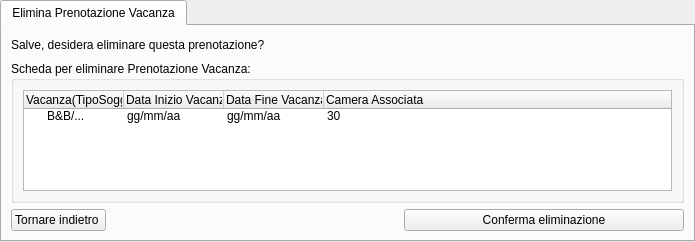
<?xml version="1.0" encoding="UTF-8"?>
<ui version="4.0">
 <class>tabEliminaPrenotazioneVacanza</class>
 <widget class="QTabWidget" name="tabEliminaPrenotazioneVacanza">
  <property name="geometry">
   <rect>
    <x>0</x>
    <y>0</y>
    <width>695</width>
    <height>242</height>
   </rect>
  </property>
  <property name="windowTitle">
   <string>Elimina Prenotazione Vacanza</string>
  </property>
  <widget class="QWidget" name="tab">
   <attribute name="title">
    <string>Elimina Prenotazione Vacanza</string>
   </attribute>
   <layout class="QGridLayout" name="gridLayout">
    <item row="2" column="3">
     <widget class="QPushButton" name="btnConfermaEliminazione">
      <property name="text">
       <string>Conferma eliminazione</string>
      </property>
     </widget>
    </item>
    <item row="0" column="3">
     <spacer name="horizontalSpacer">
      <property name="orientation">
       <enum>Qt::Horizontal</enum>
      </property>
      <property name="sizeHint" stdset="0">
       <size>
        <width>40</width>
        <height>20</height>
       </size>
      </property>
     </spacer>
    </item>
    <item row="2" column="1">
     <spacer name="horizontalSpacer_2">
      <property name="orientation">
       <enum>Qt::Horizontal</enum>
      </property>
      <property name="sizeHint" stdset="0">
       <size>
        <width>40</width>
        <height>20</height>
       </size>
      </property>
     </spacer>
    </item>
    <item row="2" column="0">
     <widget class="QPushButton" name="btnTornareIndietro">
      <property name="text">
       <string>Tornare indietro </string>
      </property>
     </widget>
    </item>
    <item row="1" column="0" colspan="4">
     <widget class="QGroupBox" name="groupboxSchedaEliminaPrenotazione">
      <property name="title">
       <string>Scheda per eliminare Prenotazione Vacanza:</string>
      </property>
      <layout class="QGridLayout" name="gridLayout_2">
       <item row="0" column="0">
        <widget class="QTreeWidget" name="treewidgetSpecificheVacanzaDaEliminare">
         <property name="selectionMode">
          <enum>QAbstractItemView::NoSelection</enum>
         </property>
         <property name="selectionBehavior">
          <enum>QAbstractItemView::SelectItems</enum>
         </property>
         <column>
          <property name="text">
           <string>Vacanza(TipoSoggiorno)</string>
          </property>
         </column>
         <column>
          <property name="text">
           <string>Data Inizio Vacanza</string>
          </property>
         </column>
         <column>
          <property name="text">
           <string>Data Fine Vacanza</string>
          </property>
         </column>
         <column>
          <property name="text">
           <string>Camera Associata</string>
          </property>
         </column>
         <item>
          <property name="text">
           <string>B&amp;B/...</string>
          </property>
          <property name="text">
           <string>gg/mm/aa</string>
          </property>
          <property name="text">
           <string>gg/mm/aa</string>
          </property>
          <property name="text">
           <string>30</string>
          </property>
          <property name="flags">
           <set>ItemIsDragEnabled|ItemIsDropEnabled|ItemIsUserCheckable|ItemIsEnabled</set>
          </property>
         </item>
        </widget>
       </item>
      </layout>
     </widget>
    </item>
    <item row="0" column="0" colspan="3">
     <widget class="QLabel" name="labelDomandaVuoiEliminarePrenotazione">
      <property name="text">
       <string>Salve, desidera eliminare questa prenotazione?</string>
      </property>
     </widget>
    </item>
   </layout>
  </widget>
 </widget>
 <resources/>
 <connections/>
</ui>
